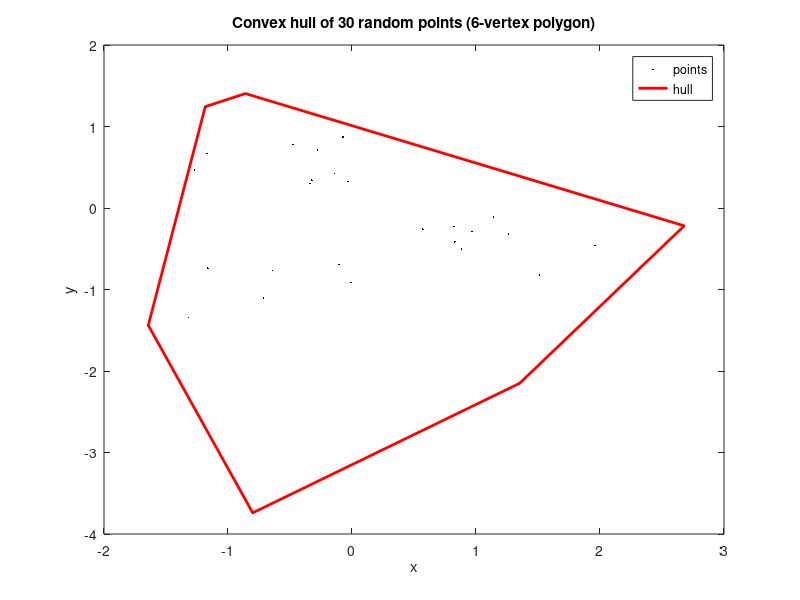

Write MATLAB code to recreate this figure.
% convhull — Convex Hull of a Point Cloud
%
% Andrew's monotone-chain algorithm. Returns 1-based indices of
% hull vertices in CCW order, with the first vertex repeated at the
% end (MATLAB convention). Use it to draw a hull around a scatter.



clear
close all

% Random-ish point cloud.
N = 30;
rng(42);
x = randn(1, N);
y = randn(1, N);

% Get hull indices.
k = convhull(x, y);

% Plot points + hull polygon.
figure;
plot(x, y, 'k.', 'MarkerSize', 4);
hold on;
plot(x(k), y(k), 'r-', 'LineWidth', 2);
title(sprintf('Convex hull of %d random points (%d-vertex polygon)', ...
              N, length(k) - 1));
xlabel('x'); ylabel('y');
legend('points', 'hull');

% Hull's enclosed area via polyarea.
A = polyarea(x(k), y(k));
fprintf('Hull encloses area = %.4f\n', A);
fprintf('Number of hull vertices: %d (last repeated, so %d unique)\n', ...
        length(k), length(k) - 1);
